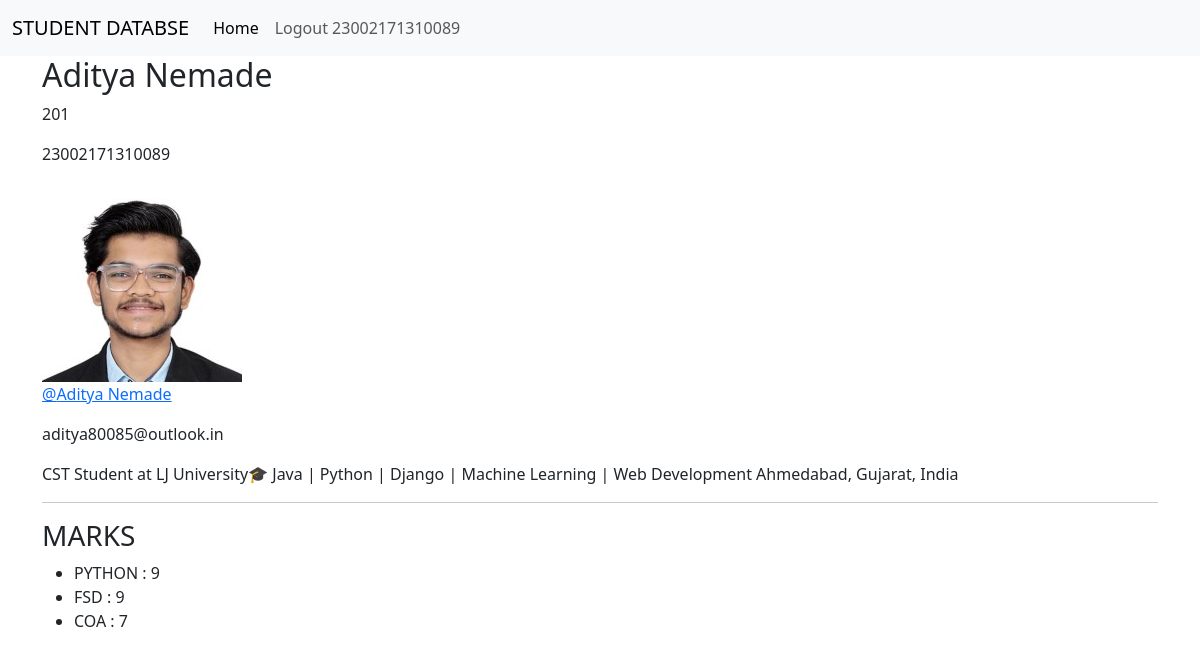
The app's page /detail/2 (signed in) with its own data.
### student/models.py (models this page shows, shortened)
class Student(models.Model):
    user = models.ForeignKey(User,on_delete=models.CASCADE,related_name='student_profile',null=True,blank=True)
    name = models.CharField(max_length=50)
    roll = models.IntegerField()
    enroll = models.CharField(max_length=14,unique=True)
    photo = models.ImageField(upload_to='student/images')
    url = models.URLField(blank=True)
    email = models.EmailField()
    desc = models.TextField()
    python = models.IntegerField(default=0)
    fsd = models.IntegerField(default=0)
    coa = models.IntegerField(default=0)

### student/views.py (the view)
# urls.py: path('detail/<int:student_id>',views.detail,name='detail'),
@login_required
def detail(request,student_id):
    students =  get_object_or_404(Student, pk = student_id)
    if request.user.groups.filter(name='faculty').exists():
        return render(request,'detail.html',{'students':students,'is_faculty': True})
    if hasattr(request.user,'student_profile') and students.user == request.user:
        return render(request,'detail.html',{'students':students,'is_faculty': False})
    return render(request,'detail.html',{'error': 'You Do Not Have Permission To View This Page'})

### student/templates/detail.html (shortened to what this page needs)
{% extends 'main.html' %}
{% block content %}
<!DOCTYPE html>
<html lang="en">
<head>
</head>
<body>
    <div class="container">
      {% if error %}
        <div class="alert alert-danger">{{error}}</div>
        {% else %}
        <h2> {{students.name}} </h2>
        <p> {{students.roll}} </p>
        <p> {{students.enroll}} </p>
        <img src="{{students.photo.url}}" width="200" height="200"/>
        {% if students.url %}
          <p> <a href="{{students.url}}">@{{students.name}}</a> </p>
        {% endif %}
        <p>{{students.email}}</p>
        <p>{{students.desc}}</p>
        <hr>
        <h3> MARKS </h3>
        <ul>
          <li> PYTHON : {{students.python}} </li>
          <li> FSD : {{students.fsd}} </li>
          <li> COA : {{students.coa}} </li>
        </ul>
      {% endif %}
    </div>
</body>
</html>
{% endblock %}

### student/templates/navbar.html (shortened to what this page needs)
<nav class="navbar navbar-expand-lg bg-body-tertiary">
    <div class="container-fluid">
      <a class="navbar-brand" href="{% url 'home' %}">STUDENT DATABSE</a>
      <div class="collapse navbar-collapse" id="navbarNav">
        <ul class="navbar-nav">
          <li class="nav-item">
            <a class="nav-link active" aria-current="page" href="{% url 'home' %}">Home</a>
          </li>
          {% if user.is_authenticated %}
            <a class="nav-link" href="{% url 'logoutaccount' %}"> Logout {{user.username}} </a>
          {% endif %}
        </ul>
      </div>
    </div>
  </nav>

### records on screen
Student: name "Aditya Nemade", roll "201", enroll "23002171310089", photo (picture), email "aditya80085@outlook.in", desc "CST Student at LJ University🎓 Java | Python | Django | Machine Learning | Web Development Ahmedabad, Gujarat, India", python "9", fsd "9", coa "7"

### other values on screen
{{ user.username }} "23002171310089"
